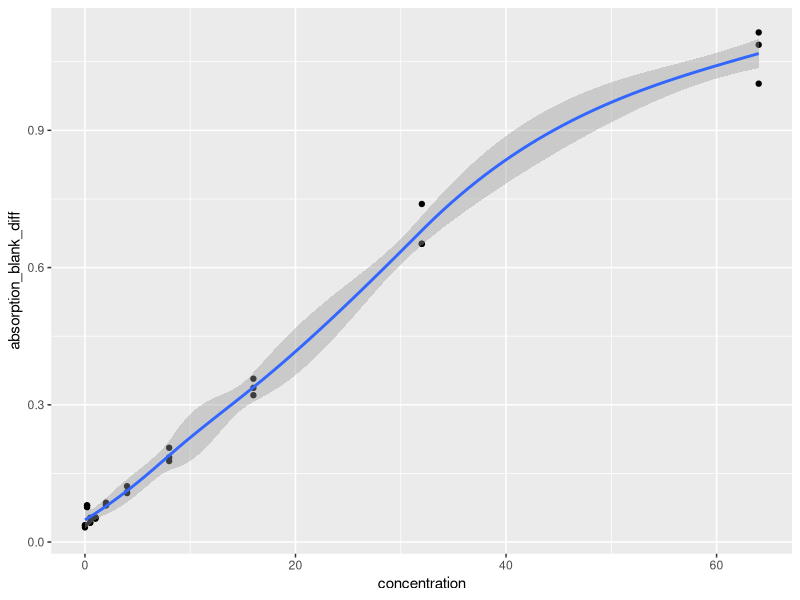

R code for this plot: (Note: this script raises an error after producing the figure.)
# load packages

library(readxl)
library(tidyverse)

# read data set

Phenol <- read_excel("Datasets/Phenol Content.xlsx")
View(Phenol)

# scatterplot

ggplot(Phenol, aes(x= concentration, y= absorption_blank_diff)) + 
  geom_point() + geom_smooth()

# regression model

# linear model
Phenol_model1 = lm(absorption_blank_diff~concentration, data = Phenol)
summary(Phenol_model)

# quadratic model
Phenol$concentration2 <- Phenol$concentration*Phenol$concentration

phenol_model2 <- lm(Phenol$absorption_blank_diff~Phenol$concentration + Phenol$concentration2)
summary(phenol_model2)
